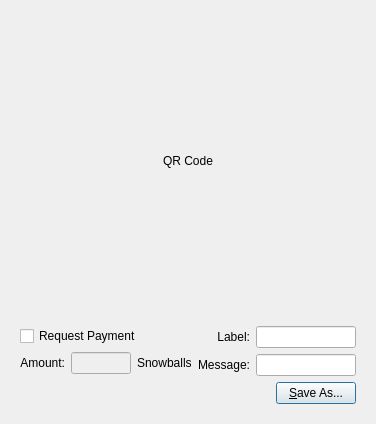
<?xml version="1.0" encoding="UTF-8"?>
<ui version="4.0">
 <class>QRCodeDialog</class>
 <widget class="QDialog" name="QRCodeDialog">
  <property name="geometry">
   <rect>
    <x>0</x>
    <y>0</y>
    <width>320</width>
    <height>404</height>
   </rect>
  </property>
  <property name="windowTitle">
   <string>Dialog</string>
  </property>
  <layout class="QVBoxLayout" name="verticalLayout_3">
   <item>
    <widget class="QLabel" name="lblQRCode">
     <property name="sizePolicy">
      <sizepolicy hsizetype="Expanding" vsizetype="Expanding">
       <horstretch>0</horstretch>
       <verstretch>0</verstretch>
      </sizepolicy>
     </property>
     <property name="minimumSize">
      <size>
       <width>300</width>
       <height>300</height>
      </size>
     </property>
     <property name="text">
      <string>QR Code</string>
     </property>
     <property name="alignment">
      <set>Qt::AlignCenter</set>
     </property>
     <property name="wordWrap">
      <bool>true</bool>
     </property>
    </widget>
   </item>
   <item>
    <widget class="QWidget" name="widget" native="true">
     <layout class="QVBoxLayout" name="verticalLayout_2">
      <item>
       <layout class="QHBoxLayout" name="horizontalLayout_2">
        <item>
         <layout class="QVBoxLayout" name="verticalLayout">
          <item>
           <widget class="QCheckBox" name="chkReqPayment">
            <property name="enabled">
             <bool>true</bool>
            </property>
            <property name="text">
             <string>Request Payment</string>
            </property>
           </widget>
          </item>
          <item>
           <layout class="QHBoxLayout" name="horizontalLayout">
            <item>
             <widget class="QLabel" name="lblAmount">
              <property name="sizePolicy">
               <sizepolicy hsizetype="Preferred" vsizetype="Maximum">
                <horstretch>0</horstretch>
                <verstretch>0</verstretch>
               </sizepolicy>
              </property>
              <property name="text">
               <string>Amount:</string>
              </property>
              <property name="alignment">
               <set>Qt::AlignRight|Qt::AlignTrailing|Qt::AlignVCenter</set>
              </property>
              <property name="buddy">
               <cstring>lnReqAmount</cstring>
              </property>
             </widget>
            </item>
            <item>
             <widget class="QLineEdit" name="lnReqAmount">
              <property name="enabled">
               <bool>false</bool>
              </property>
              <property name="minimumSize">
               <size>
                <width>60</width>
                <height>0</height>
               </size>
              </property>
              <property name="alignment">
               <set>Qt::AlignRight|Qt::AlignTrailing|Qt::AlignVCenter</set>
              </property>
             </widget>
            </item>
            <item>
             <widget class="QLabel" name="lblBTC">
              <property name="sizePolicy">
               <sizepolicy hsizetype="Preferred" vsizetype="Maximum">
                <horstretch>0</horstretch>
                <verstretch>0</verstretch>
               </sizepolicy>
              </property>
              <property name="text">
               <string>Snowballs</string>
              </property>
              <property name="buddy">
               <cstring>lnReqAmount</cstring>
              </property>
             </widget>
            </item>
           </layout>
          </item>
         </layout>
        </item>
        <item>
         <layout class="QGridLayout" name="gridLayout">
          <item row="0" column="0">
           <widget class="QLabel" name="lblLabel">
            <property name="text">
             <string>Label:</string>
            </property>
            <property name="alignment">
             <set>Qt::AlignRight|Qt::AlignTrailing|Qt::AlignVCenter</set>
            </property>
            <property name="buddy">
             <cstring>lnLabel</cstring>
            </property>
           </widget>
          </item>
          <item row="0" column="1">
           <widget class="QLineEdit" name="lnLabel">
            <property name="minimumSize">
             <size>
              <width>100</width>
              <height>0</height>
             </size>
            </property>
           </widget>
          </item>
          <item row="1" column="0">
           <widget class="QLabel" name="lblMessage">
            <property name="text">
             <string>Message:</string>
            </property>
            <property name="alignment">
             <set>Qt::AlignRight|Qt::AlignTrailing|Qt::AlignVCenter</set>
            </property>
            <property name="buddy">
             <cstring>lnMessage</cstring>
            </property>
           </widget>
          </item>
          <item row="1" column="1">
           <widget class="QLineEdit" name="lnMessage">
            <property name="minimumSize">
             <size>
              <width>100</width>
              <height>0</height>
             </size>
            </property>
           </widget>
          </item>
         </layout>
        </item>
       </layout>
      </item>
      <item>
       <layout class="QHBoxLayout" name="horizontalLayout_3">
        <item>
         <spacer name="horizontalSpacer">
          <property name="orientation">
           <enum>Qt::Horizontal</enum>
          </property>
          <property name="sizeHint" stdset="0">
           <size>
            <width>40</width>
            <height>20</height>
           </size>
          </property>
         </spacer>
        </item>
        <item>
         <widget class="QPushButton" name="btnSaveAs">
          <property name="text">
           <string>&amp;Save As...</string>
          </property>
         </widget>
        </item>
       </layout>
      </item>
     </layout>
    </widget>
   </item>
  </layout>
 </widget>
 <resources/>
 <connections>
  <connection>
   <sender>chkReqPayment</sender>
   <signal>clicked(bool)</signal>
   <receiver>lnReqAmount</receiver>
   <slot>setEnabled(bool)</slot>
   <hints>
    <hint type="sourcelabel">
     <x>92</x>
     <y>285</y>
    </hint>
    <hint type="destinationlabel">
     <x>98</x>
     <y>311</y>
    </hint>
   </hints>
  </connection>
 </connections>
</ui>
